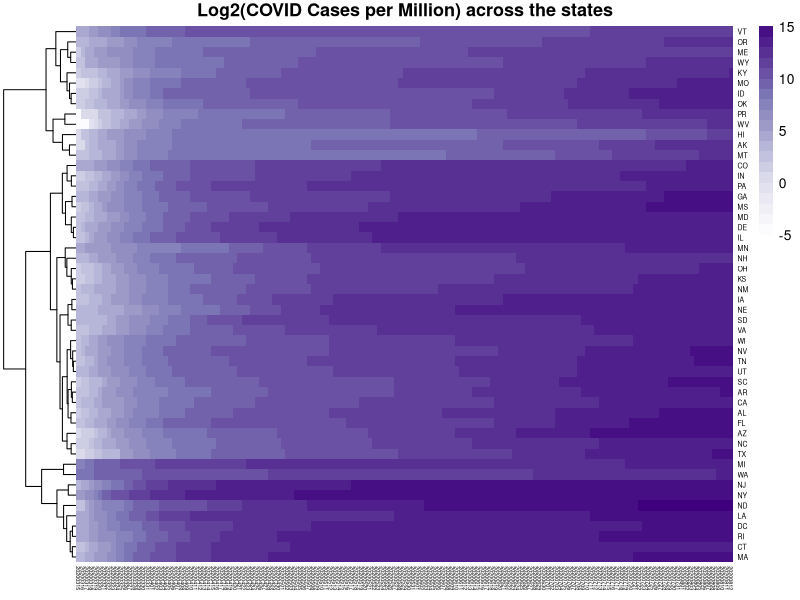
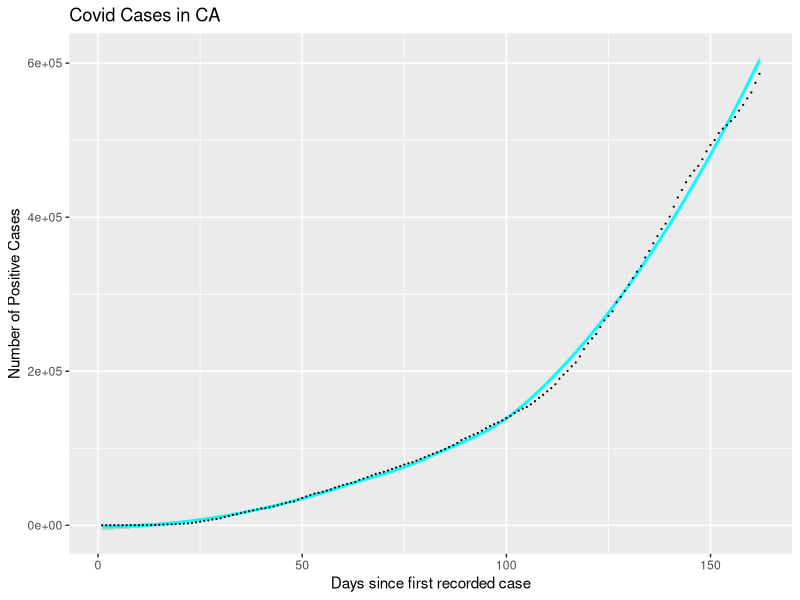
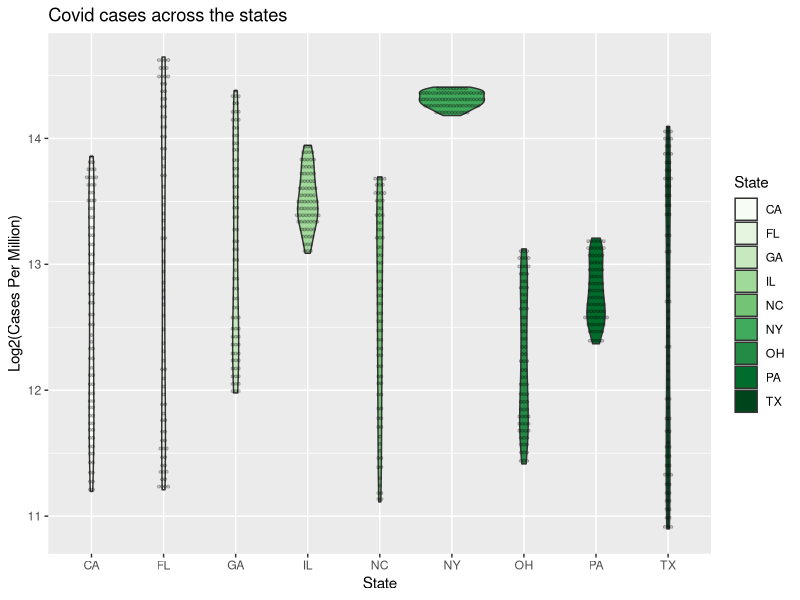

Recreate these plots in R, in order.
## ---- chunk 1

# This is a code chunk. 

## ---- chunk 2

# Include = FALSE means the code for this will not show up in the final report, change this to TRUE and see what happens.

# Warning = FALSE means that any warnings that come up while the code is running will not be displayed. 

# Within code chunks, the R code will be interpreted. Outside the code chunks it will not.

# Outside the code chunks you can type in text and heading using Markdown to format and organize reports.

# Create new headings outside the code chunch with one or more # symbols. For example, copy and paste this code outside the code chunk and see what it does:

# Heading 1
## Heading 2
### Heading 3
#### Heading 4, etc...

# In the R markdown CheatSheet you will find a number of useful formatting commands for your text. 

## ---- chunk 3
knitr::opts_chunk$set(echo = TRUE)

# This code chunk will load all the packages needed for this document. 

# For reports like this, it is best to install the necessary packages and load the libraries first. That way you know ahead of time if you are going to run into any issues with operations later on.

library('tidyr')
library('dplyr')
library('tibble')
library('RColorBrewer')
library('pheatmap')
library('ggplot2')

## ---- chunk 4

# This is just repeating the commands that we did in the first day(s) to import our data.

alldata <- read.csv("us_states_covid19_daily.csv", sep = ",")
statepop <- read.csv("States.csv", sep = ",")

allpositivecases <- data.frame(alldata$date, alldata$state, alldata$positive)
selectedpops <- data.frame(statepop$State, statepop$StateAbbreviation,
                           statepop$Pop.millions)
## ---- chunk 5
# Merging the tables
tablemerge <- full_join(allpositivecases, selectedpops, 
                        by = c("alldata.state" = "statepop.StateAbbreviation"))

# Cleaning the data
casespermillion <- tablemerge %>%
  mutate(Log2_CPM=log2(alldata.positive/statepop.Pop.millions)) %>%
  filter(statepop.Pop.millions != "NA") %>%
  filter(Log2_CPM != -Inf)

# Selecting and renaming columns, forplotting will be used for multiple types of plots.
forplotting <- casespermillion %>%
  select(alldata.date, alldata.state, Log2_CPM, alldata.positive, statepop.Pop.millions) %>%
  rename(Date = alldata.date, State = alldata.state, Positive = alldata.positive, PopMill = statepop.Pop.millions)

## ---- chunk 6

# Reshaping the data frame based on State and Date information
forheatmapcpm <- forplotting %>%
  select(State, Date, Log2_CPM) %>%
  group_by(State, Date) %>%
  spread(key = Date, value = Log2_CPM) 

# Cleaning and Trimming the Data set
forheatmapcpm <- column_to_rownames(forheatmapcpm, var = "State")
forheatmapcpm[is.na(forheatmapcpm)] <- min(forheatmapcpm, na.rm=TRUE)

forheatmaptrim <- forheatmapcpm[
  which(colnames(forheatmapcpm)=="20200315"):(ncol(forheatmapcpm))
  ]

# Creating the matrix
cpmmatrix <- as.matrix(forheatmaptrim)

# Perparing for Visualization
cpmbreaks <- as.integer(min(forheatmapcpm-1)):as.integer(max(forheatmapcpm))

# Syntax for pheatmap()
cpmplot <- pheatmap(
  cpmmatrix, 
  scale="none", 
  cluster_cols = FALSE, 
  breaks = cpmbreaks, 
  color = colorRampPalette(brewer.pal(9, "Purples"))(length(cpmbreaks)),
  border_color = NA,
  fontsize_col = 4,
  fontsize_row = 5,
  main = "Log2(COVID Cases per Million) across the states"
  )

## ---- chunk 7

# Selecting the data
forplotting <- casespermillion %>%
  select(alldata.date, alldata.state, Log2_CPM, alldata.positive) %>%
  rename(Date = alldata.date, State = alldata.state, Positive = alldata.positive)

# Pick a state
justca <- forplotting %>%
  filter(State == "CA") 

# How many days since data collection first started?
justca <- justca %>%
  mutate(Days = nrow(justca):1)

# The Plot
plot <- ggplot(justca, aes(x = Days, y = Positive)) +
  geom_smooth(method = "auto", color = "Cyan") +
  geom_point(size = 0.1, alpha = 1) +
  labs( x = "Days since first recorded case", y = "Number of Positive Cases", title = "Covid Cases in CA")

plot

## ---- chunk 8

# Selecting the data
forplotting <- casespermillion %>%
  select(alldata.date, alldata.state, Log2_CPM, alldata.positive, statepop.Pop.millions) %>%
  rename(Date = alldata.date, State = alldata.state, Positive = alldata.positive, PopMill = statepop.Pop.millions) 

# Filter your states. 
forplotting <- forplotting %>%
  filter(PopMill > 10) # with populations over 10 Million

# Filter the dates
forplotting <- forplotting %>%
  filter(Date > 20200523) # any day after 2020-05-23


ggplot(data = forplotting, aes(State, Log2_CPM, fill = State))+
  geom_violin(scale = "area")+
  geom_dotplot(binaxis="y", stackdir = "center", binwidth = 0.05, dotsize = .5, fill = "black", alpha = 0.2) + 
  scale_fill_brewer(palette = "Greens") + 
  labs( y = "Log2(Cases Per Million)", title = "Covid cases across the states")
  

## ---- chunk 9


